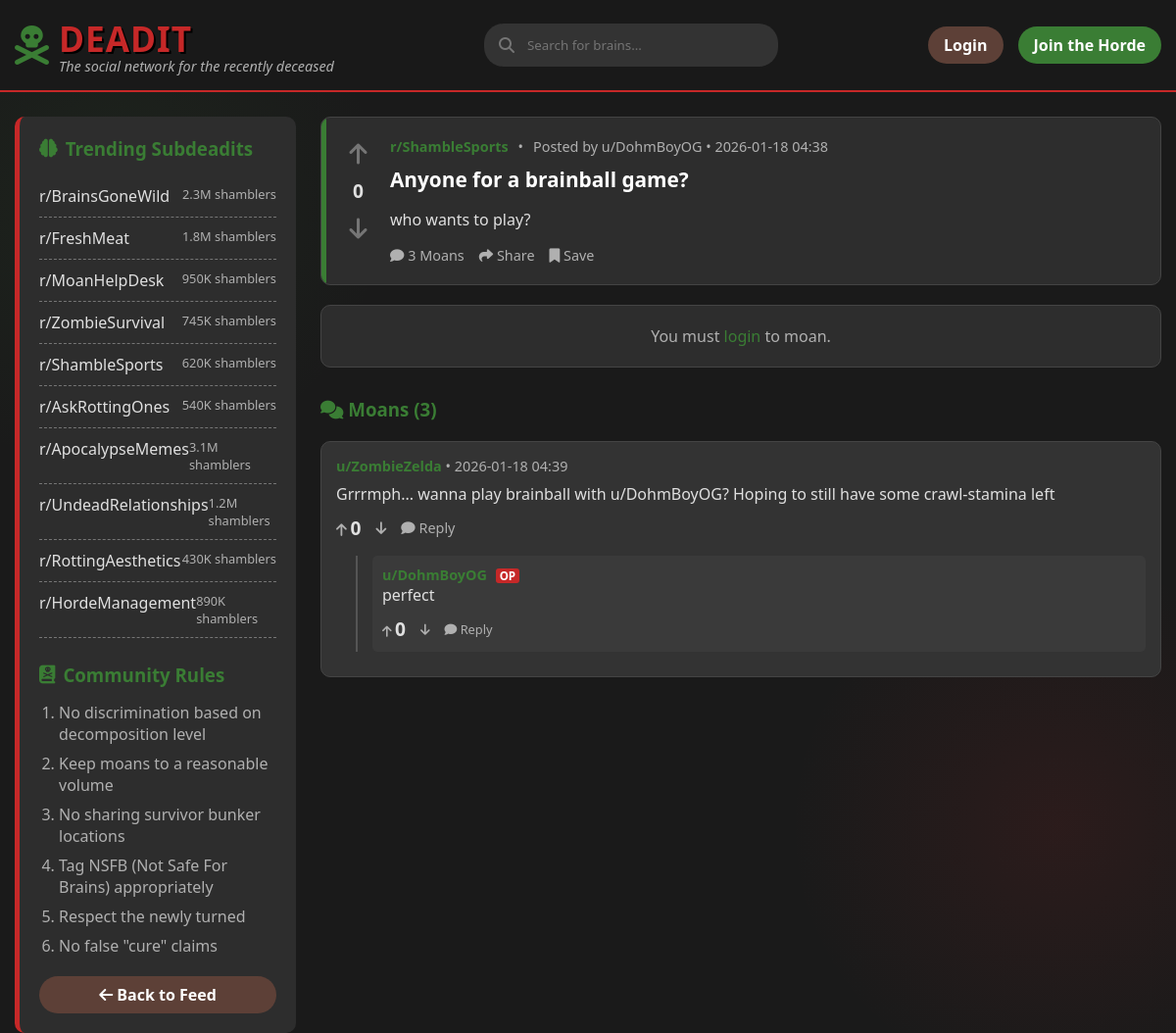
The page /post/29 on the database its author committed.
### Deadit/backend/models/content.py (models this page shows, shortened)
class Post(db.Model):
    __tablename__ = 'posts'
    id = db.Column(db.Integer, primary_key=True)
    title = db.Column(db.String(255), nullable=False)
    body = db.Column(db.Text, nullable=False)
    subdeadit = db.Column(db.String(64), nullable=False, index=True)
    flair = db.Column(db.String(64))
    image_url = db.Column(db.String(255))
    user_id = db.Column(db.Integer, db.ForeignKey('users.id'), nullable=False)
    created_at = db.Column(db.DateTime, default=datetime.utcnow)
    upvotes = db.Column(db.Integer, default=0)
    downvotes = db.Column(db.Integer, default=0)
    comments = db.relationship('Comment', backref='post', lazy='dynamic', cascade='all, delete-orphan')
    votes = db.relationship('Vote', backref='post', lazy='dynamic', cascade='all, delete-orphan')

class Comment(db.Model):
    __tablename__ = 'comments'
    id = db.Column(db.Integer, primary_key=True)
    body = db.Column(db.Text, nullable=False)
    post_id = db.Column(db.Integer, db.ForeignKey('posts.id'), nullable=False)
    user_id = db.Column(db.Integer, db.ForeignKey('users.id'), nullable=False)
    parent_id = db.Column(db.Integer, db.ForeignKey('comments.id'), nullable=True)
    flair = db.Column(db.String(64))
    created_at = db.Column(db.DateTime, default=datetime.utcnow)
    upvotes = db.Column(db.Integer, default=0)
    downvotes = db.Column(db.Integer, default=0)
    replies = db.relationship('Comment', backref=db.backref('parent', remote_side=[id]), lazy='dynamic')
    votes = db.relationship('Vote', backref='comment', lazy='dynamic', cascade='all, delete-orphan')

### Deadit/backend/models/user.py (models this page shows, shortened)
class User(UserMixin, db.Model):
    __tablename__ = 'users'
    id = db.Column(db.Integer, primary_key=True)
    username = db.Column(db.String(64), unique=True, nullable=False, index=True)
    password_hash = db.Column(db.String(128))
    is_zombie = db.Column(db.Boolean, default=False)
    created_at = db.Column(db.DateTime, default=datetime.utcnow)
    posts = db.relationship('Post', backref='author', lazy='dynamic')
    comments = db.relationship('Comment', backref='author', lazy='dynamic')

### Deadit/backend/routes/main.py (the view)
@bp.route('/post/<int:post_id>')
def post_detail(post_id):
    post = Post.query.get_or_404(post_id)
    return render_template('thread.html', post=post)

### Deadit/templates/thread.html (shortened to what this page needs)
{% extends "base.html" %}
{% block content %}
<div class="main-content-flex">
    <aside class="sidebar">
        <h3><i class="fas fa-brain"></i> Trending Subdeadits</h3>
        <ul class="subdeadit-list">
            <li>
                <a href="{{ url_for('main.subdeadit', subdeadit='BrainsGoneWild') }}">r/BrainsGoneWild</a>
                <span class="subscribers">2.3M shamblers</span>
            </li>
            <li>
                <a href="{{ url_for('main.subdeadit', subdeadit='FreshMeat') }}">r/FreshMeat</a>
                <span class="subscribers">1.8M shamblers</span>
            </li>
            <li>
                <a href="{{ url_for('main.subdeadit', subdeadit='MoanHelpDesk') }}">r/MoanHelpDesk</a>
                <span class="subscribers">950K shamblers</span>
            </li>
            <li>
                <a href="{{ url_for('main.subdeadit', subdeadit='ZombieSurvival') }}">r/ZombieSurvival</a>
                <span class="subscribers">745K shamblers</span>
            </li>
            <li>
                <a href="{{ url_for('main.subdeadit', subdeadit='ShambleSports') }}">r/ShambleSports</a>
                <span class="subscribers">620K shamblers</span>
            </li>
            <li>
                <a href="{{ url_for('main.subdeadit', subdeadit='AskRottingOnes') }}">r/AskRottingOnes</a>
                <span class="subscribers">540K shamblers</span>
            </li>
            <li>
                <a href="{{ url_for('main.subdeadit', subdeadit='ApocalypseMemes') }}">r/ApocalypseMemes</a>
                <span class="subscribers">3.1M shamblers</span>
            </li>
            <li>
                <a href="{{ url_for('main.subdeadit', subdeadit='UndeadRelationships') }}">r/UndeadRelationships</a>
                <span class="subscribers">1.2M shamblers</span>
            </li>
            <li>
                <a href="{{ url_for('main.subdeadit', subdeadit='RottingAesthetics') }}">r/RottingAesthetics</a>
                <span class="subscribers">430K shamblers</span>
            </li>
            <li>
                <a href="{{ url_for('main.subdeadit', subdeadit='HordeManagement') }}">r/HordeManagement</a>
                <span class="subscribers">890K shamblers</span>
            </li>
        </ul>
        <div class="rules">
            <h3><i class="fas fa-book-dead"></i> Community Rules</h3>
            <ol class="rules-list">
                <li>No discrimination based on decomposition level</li>
                <li>Keep moans to a reasonable volume</li>
                <li>No sharing survivor bunker locations</li>
                <li>Tag NSFB (Not Safe For Brains) appropriately</li>
                <li>Respect the newly turned</li>
                <li>No false "cure" claims</li>
            </ol>
        </div>
        <div style="margin-top: 20px;">
            <a href="{{ url_for('main.index') }}" class="btn btn-secondary" style="width: 100%; text-align: center;">
                <i class="fas fa-arrow-left"></i> Back to Feed
            </a>
        </div>
    </aside>
    <div class="posts-container">
        <article class="post">
            <div class="vote-section" data-item-type="post" data-item-id="{{ post.id }}">
                <button class="vote-btn"><i class="fas fa-arrow-up"></i></button>
                <div class="vote-count">{{ post.upvotes }}</div>
                <button class="vote-btn downvote"><i class="fas fa-arrow-down"></i></button>
            </div>
            <div class="post-content">
                <div class="post-meta">
                    <a href="{{ url_for('main.subdeadit', subdeadit=post.subdeadit.replace('r/', '')) }}"
                        class="subdeadit">{{ post.subdeadit }}</a> •
                    <span class="posted-by">Posted by u/{{ post.author.username }} • {{
                        post.created_at.strftime('%Y-%m-%d %H:%M') }}</span>
                </div>
                <h1 class="post-title" style="margin-top: 5px;">{{ post.title }}</h1>
                <div class="post-body">
                    {{ post.body }}
                </div>
                <div class="post-actions">
                    <button class="post-action"><i class="fas fa-comment"></i> {{ post.comments.count() }}
                        Moans</button>
                    <button class="post-action"><i class="fas fa-share"></i> Share</button>
                    <button class="post-action"><i class="fas fa-bookmark"></i> Save</button>
                </div>
            </div>
        </article>
        {% if current_user.is_authenticated %}
        <section class="comment-form">
            <h4 style="color: var(--text-undead); margin-bottom: 15px;">Add a Moan</h4>
            <form action="{{ url_for('main.add_comment', post_id=post.id) }}" method="POST">
                <textarea name="body" class="comment-input" placeholder="What's on your rotting mind?"
                    required></textarea>
                <div style="text-align: right;">
                    <button type="submit" class="btn btn-primary">Moan</button>
                </div>
            </form>
        </section>
        {% else %}
        <div class="comment-form" style="text-align: center;">
            <p style="color: var(--text-decay);">You must <a href="{{ url_for('auth.login') }}">login</a> to moan.</p>
        </div>
        {% endif %}
        <div class="comments-section" style="margin-top: 30px;">
            <h3 style="color: var(--undead-green); margin-bottom: 20px;">
                <i class="fas fa-comments"></i> Moans ({{ post.comments.count() }})
            </h3>
            {% for comment in post.comments %}
            {% if not comment.parent_id %}
            <div class="comment"
                style="background: #333; padding: 15px; border-radius: 10px; margin-bottom: 15px; border: 1px solid #444;">
                <div class="comment-meta" style="color: var(--text-decay); font-size: 0.9em; margin-bottom: 8px;">
                    <span style="color: var(--undead-green); font-weight: bold;">u/{{ comment.author.username }}</span>
                    •
                    {{ comment.created_at.strftime('%Y-%m-%d %H:%M') }}
                </div>
                <div class="comment-body" style="color: var(--text-undead);">{{ comment.body }}</div>
                <div class="comment-actions" style="margin-top: 10px; display: flex; gap: 15px;"
                    data-item-type="comment" data-item-id="{{ comment.id }}">
                    <button class="post-action" style="font-size: 0.9em;"><i class="fas fa-arrow-up"></i> <span
                            class="vote-count">{{
                            comment.upvotes }}</span></button>
                    <button class="post-action" style="font-size: 0.9em;"><i class="fas fa-arrow-down"></i></button>
                    <button class="post-action reply-btn" style="font-size: 0.9em;"><i class="fas fa-comment"></i>
                        Reply</button>
                </div>
                {% if comment.replies.count() > 0 %}
                <div class="replies"
                    style="margin-left: 20px; margin-top: 15px; border-left: 2px solid #555; padding-left: 15px;">
                    {% for reply in comment.replies %}
                    <div class="comment"
                        style="background: #3a3a3a; padding: 10px; border-radius: 5px; margin-bottom: 10px;">
                        <div class="comment-meta" style="color: var(--text-decay); font-size: 0.9em;">
                            <span style="color: var(--undead-green); font-weight: bold;">u/{{ reply.author.username
                                }}</span>
                            {% if reply.user_id == post.user_id %}
                            <span class="flair"
                                style="background: var(--blood-red); color: white; padding: 0 4px; border-radius: 3px; font-size: 0.8em; margin-left: 5px; font-weight: bold;">OP</span>
                            {% endif %}
                        </div>
                        <div class="comment-body" style="color: var(--text-undead);">{{ reply.body }}</div>
                        <div class="comment-actions" style="margin-top: 10px; display: flex; gap: 15px;"
                            data-item-type="comment" data-item-id="{{ reply.id }}">
                            <button class="post-action" style="font-size: 0.8em;"><i class="fas fa-arrow-up"></i> <span
                                    class="vote-count">{{
                                    reply.upvotes }}</span></button>
                            <button class="post-action" style="font-size: 0.8em;"><i
                                    class="fas fa-arrow-down"></i></button>
                            <button class="post-action reply-btn" style="font-size: 0.8em;"><i
                                    class="fas fa-comment"></i>
                                Reply</button>
                        </div>
                    </div>
                    {% endfor %}
                </div>
                {% endif %}
            </div>
            {% endif %}
            {% endfor %}
        </div>
    </div>
</div>
{% endblock %}

### Deadit/templates/base.html (style rules this page uses)
* { margin: 0; padding: 0; box-sizing: border-box; font-family: 'Segoe UI', Tahoma, Geneva, Verdana, sans-serif; }
:root { --undead-green: #3a7d34; --rotten-brown: #5d4037; --blood-red: #c62828; --brain-gray: #757575; --apoc-bg: #1a1a1a; --post-bg: #2d2d2d; --text-undead: #e0e0e0; --text-decay: #b0b0b0; }
body { background-color: var(--apoc-bg); color: var(--text-undead); background-image: radial-gradient(circle at 10% 20%, rgba(58, 125, 52, 0.1) 0%, transparent 20%), radial-gradient(circle at 90% 80%, rgba(197, 40, 40, 0.1) 0%, transparent 20%); min-height: 100vh; }
.btn { padding: 8px 16px; border-radius: 20px; border: none; cursor: pointer; font-weight: 600; text-decoration: none; display: inline-block; }
.btn-secondary { background-color: var(--rotten-brown); color: white; }
.main-content-flex { display: flex; gap: 25px; margin-top: 25px; min-height: 60vh; }
.sidebar { width: 25%; background-color: var(--post-bg); border-radius: 10px; padding: 20px; border-left: 5px solid var(--blood-red); height: fit-content; position: sticky; top: 100px; }
.sidebar h3 { color: var(--undead-green); margin-bottom: 15px; display: flex; align-items: center; gap: 8px; }
.subdeadit-list { list-style: none; padding-left: 0; }
.rules-list { padding-left: 20px; color: var(--text-decay); }
.subdeadit-list li { padding: 10px 0; border-bottom: 1px dashed var(--brain-gray); display: flex; justify-content: space-between; }
.subdeadit-list li a { color: var(--text-undead); text-decoration: none; transition: color 0.3s; }
.subscribers { color: var(--text-decay); font-size: 0.8rem; }
.rules { margin-top: 25px; }
.rules-list li { margin-bottom: 8px; color: var(--text-decay); }
.rules-list { padding-left: 20px; }
.posts-container { width: 75%; }
.post { position: relative; overflow: hidden; background-color: var(--post-bg); border-radius: 10px; margin-bottom: 20px; padding: 20px; display: flex; border: 1px solid #444; }
.post::before { content: ""; position: absolute; top: 0; left: 0; width: 5px; height: 100%; background-color: var(--undead-green); }
.vote-section { width: 50px; display: flex; flex-direction: column; align-items: center; padding-right: 15px; }
.vote-btn { background: none; border: none; color: var(--brain-gray); font-size: 1.5rem; cursor: pointer; transition: color 0.3s; }
.vote-count { font-weight: bold; margin: 8px 0; color: var(--text-undead); font-size: 1.2rem; }
.post-content { flex: 1; }
.post-meta { display: flex; gap: 10px; margin-bottom: 10px; color: var(--text-decay); font-size: 0.9rem; }
.subdeadit { color: var(--undead-green); font-weight: bold; }
.posted-by { color: var(--text-decay); }
.post-title { font-size: 1.3rem; margin-bottom: 15px; color: white; }
.post-body { color: var(--text-undead); line-height: 1.5; margin-bottom: 15px; }
.post-actions { display: flex; gap: 15px; margin-top: 15px; }
.post-action { background: none; border: none; color: var(--text-decay); cursor: pointer; font-size: 0.9rem; transition: color 0.3s; }
.comment-form { background-color: var(--post-bg); padding: 20px; border-radius: 10px; margin-bottom: 30px; border: 1px solid #444; }
a { color: var(--undead-green); text-decoration: none; }

### rows shown on the page
Post: upvotes "0", subdeadit "r/ShambleSports", created_at "2026-01-18 04:38", title "Anyone for a brainball game?", body "who wants to play?"
User: author.username "DohmBoyOG"
Comment: author.username "ZombieZelda", created_at "2026-01-18 04:39", body "Grrrmph... wanna play brainball with u/DohmBoyOG? Hoping to still have some crawl-stamina left", upvotes "0"
Comment: author.username "DohmBoyOG", shows "OP", body "perfect", upvotes "0"

### other values the page prints
{{ post.comments.count() }} "3"
